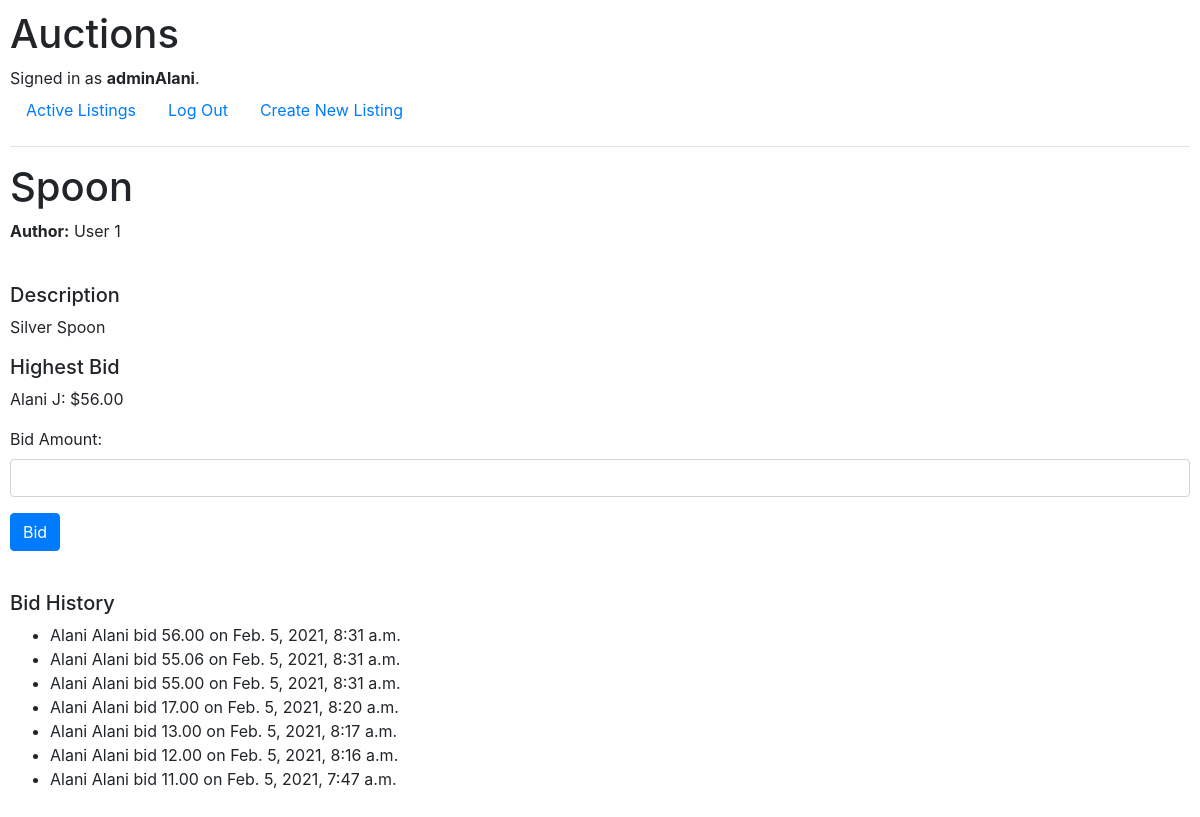
The page /listing/4 (signed in) on the database its author committed.
### auctions/models.py (models this page shows, shortened)
class User(AbstractUser):
    email = models.EmailField('email address', null=True, unique=True)
    date_joined = models.DateTimeField('date joined', default=timezone.now())
    is_admin = models.BooleanField(default=False)
    REQUIRED_FIELDS = ['email']
    objects = UserManager()

class Listing(models.Model):
    author = models.ForeignKey(User, on_delete=models.CASCADE)
    title = models.CharField('Listing Title', max_length=64, null=False, default="")
    description = models.TextField('Listing Description', null=False, default="")
    date_posted = models.DateTimeField('Date Posted', default=timezone.now(), null=False)
    is_open = models.BooleanField('Open',default=True, null=False)
    date_closed = models.DateTimeField('Date Closed', default=None, null=True)
    min_bid = models.DecimalField('Minimum Bid', default=0.00, max_digits=9, decimal_places=2,validators=[MinValueValidator(Decimal('0.00'))])
    def highest_bid(self):
        bids = self.bids.all()
        if len(bids) != 0:
            return bids.order_by('-amount')[0]
        else:
            return None

class UserProfile(models.Model):
    user = models.OneToOneField(User, on_delete=models.CASCADE, null=False, primary_key=True, related_name='profile')
    first_name = models.CharField('first name', unique=False, max_length = 64, null=False)
    last_name = models.CharField('last name', unique=False, max_length=64, null=False)

class Bid(models.Model):
    listing = models.ManyToManyField(Listing, related_name='bids')
    bidder = models.ForeignKey(User, on_delete=models.CASCADE,related_name='bids')
    amount = models.DecimalField('Bid Amount', max_digits=9, decimal_places=2,validators=[MinValueValidator(Decimal('0.00'))])
    date_bid = models.DateTimeField('Date Bid', default=timezone.now(), null=False)

### auctions/views.py (the view, shortened to what this page needs)
# urls.py: path("listing/<int:id>", views.listing, name="listing"),
def listing(request, id):
    listing = Listing.objects.get(id=id)
    print("get")
    return render_listing(request, id, CreateBidForm(initial={'listing':listing, 'bidder':request.user}))

### auctions/forms.py (shortened to what this page needs)
class CreateBidForm(forms.ModelForm):
    listing = forms.ModelChoiceField(label="", queryset=Listing.objects.all(), widget=forms.HiddenInput)
    class Meta:
        model = Bid
        fields = ['amount','bidder','listing',]
        widgets = {
            'amount':forms.NumberInput(attrs={
                'class':'form-control'}),
            'bidder':forms.HiddenInput(),
            'listing':forms.HiddenInput()
        }

### auctions/views.py (called while the page is built)
def render_listing(request, id, form):
    listing = Listing.objects.get(id=id)
    bids = listing.bids.all()
    highest_bid = listing.highest_bid()
    return render(request,"auctions/listing.html", {
        "listing":listing,
        "title": listing.title,
        "author": listing.author,
        "user": request.user,
        "last_bid": highest_bid,
        "bid_form": form,
        "bids": bids
    })

### auctions/templates/auctions/listing.html (shortened to what this page needs)
{% extends "auctions/layout.html" %}
{% block body %}
    <h1> {{title}} </h1>
    <b>Author:</b> {{listing.author.profile.first_name}} {{listing.author.profile.last_name}}
    <h5 style="margin-top: 40px">Description</h5>
    <p>
        {{listing.description}}
    </p>
    <p>
    <h5> Highest Bid </h5>
    <div>
    {% if last_bid %}
        {{last_bid.bidder.profile.first_name}} {{last_bid.bidder.profile.last_name}}: ${{last_bid.amount}}
    {% else %}
        <div>Be the first to bid!</div>
        <div>Minimum Amount: ${{listing.min_bid}}</div>
    {% endif %}
    </div>
    </p>
    {% if user.is_authenticated %}
        <form action={% url 'listing' id=listing.id %} method="post">
            {% if user == author %}
                <input class="btn btn-primary" type="submit" value="Close Listing" name="button">
            {% else %}
                {{ bid_form.as_p }}
                <input class="btn btn-primary" type="submit" value="Bid" name="button">
            {% endif %}
    {% else %}
        Log in to Bid
    {% endif %}
    </form>
<p>
    <h5 style="margin-top: 40px">Bid History</h5>
    <ul>
        {% for bid in bids reversed %}
            <li>{{bid.bidder.profile.first_name}} {{bid.bidder.profile.first_name}} bid {{bid.amount}} on {{bid.date_bid}}</li>
        {% endfor %}
    </ul>
</p>
{% endblock %}

### auctions/templates/auctions/layout.html (shortened to what this page needs)
{% load static %}
<!DOCTYPE html>
<html lang="en">
    <head>
        <link rel="stylesheet" href="https://stackpath.bootstrapcdn.com/bootstrap/4.4.1/css/bootstrap.min.css">
        <link href="{% static 'auctions/styles.css' %}" rel="stylesheet">
    </head>
    <body>
        <h1>Auctions</h1>
        <div>
            {% if user.is_authenticated %}
                Signed in as <strong>{{ user.username }}</strong>.
            {% else %}
                Not signed in.
            {% endif %}
        </div>
        <ul class="nav">
            <li class="nav-item">
                <a class="nav-link" href="{% url 'index' %}">Active Listings</a>
            </li>
            {% if user.is_authenticated %}
                <li class="nav-item">
                    <a class="nav-link" href="/logout?next={{request.path}}">Log Out</a>
                </li>
                <li class="nav-item">
                    <a class="nav-link" href="{% url 'create_listing' %}">Create New Listing</a>
                </li>
            {% endif %}
        </ul>
        <hr>
        {% block body %}
        {% endblock %}
    </body>
</html>

### auctions/static/auctions/styles.css (style rules this page uses)
body { padding: 10px; }

### rows shown on the page
User: username "adminAlani"
Listing: title "Spoon", author.profile.first_name "User", author.profile.last_name "1", description "Silver Spoon"
Bid: bidder.profile.first_name "Alani", bidder.profile.last_name "J", amount "56.00", date_bid "Feb. 5, 2021, 8:31 a.m."
Bid: bidder.profile.first_name "Alani", amount "55.06", date_bid "Feb. 5, 2021, 8:31 a.m."
Bid: bidder.profile.first_name "Alani", amount "55.00", date_bid "Feb. 5, 2021, 8:31 a.m."
Bid: bidder.profile.first_name "Alani", amount "17.00", date_bid "Feb. 5, 2021, 8:20 a.m."
Bid: bidder.profile.first_name "Alani", amount "13.00", date_bid "Feb. 5, 2021, 8:17 a.m."
Bid: bidder.profile.first_name "Alani", amount "12.00", date_bid "Feb. 5, 2021, 8:16 a.m."
Bid: bidder.profile.first_name "Alani", amount "11.00", date_bid "Feb. 5, 2021, 7:47 a.m."
